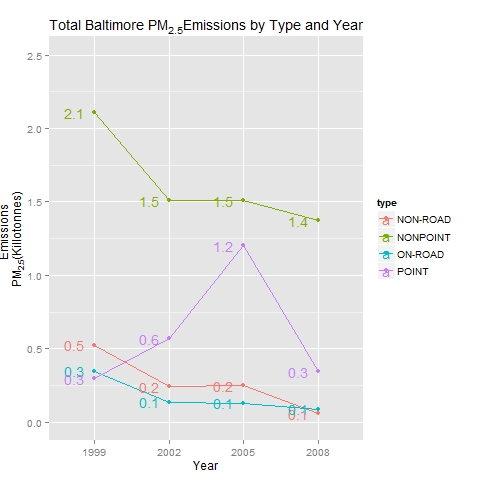

This chart was generated by the following R code:
#===============================================================================
## File Name : Plot3.R
## Question:
## Of the four types of sources indicated by the type (point, nonpoint, onroad, 
## nonroad) variable, which of these four sources have seen decreases in emissions 
## from 1999-2008 for Baltimore City? Which have seen increases in emissions from 
## 1999-2008? Use the ggplot2 plotting system to make a plot answer this question.
#===============================================================================
# get Data
dir.PATH <- "./A1.Coursera/A1a.DataScienceSpecialization/A1a4.Exploratory_Analysis/EDA_PA2"
setwd(dir.PATH)
source("Base_Code.R")
particleData <- pmData()

library(dplyr)
library(ggplot2)
BaltData <- particleData %>% filter(fips=='Balt') %>% group_by(
                        year,type) %>% summarise(Emissions=sum(Emissions/10^3))
BaltData$year <- factor(BaltData$year)
#==============================================================================#

# Plot Args
Width     <- 480
Height    <- 480
Units     <- "px"
Margins   <- c(8,8,7,6) #c(Down, Left, Up, Right)
Title     <- expression(paste("Total Baltimore PM"[2.5], "Emissions by Type and Year"))
X.Axis    <- "Year"
Y.Axis    <- expression(paste("PM"[2.5], "Emissions \n(Killotonnes)"))


#Set up graphical device
png(filename = 'Plot3.png' , width = Width, height = Height, units = Units)
par(mar = Margins)

# Plot
#==============================================================================#
ggplot(BaltData, aes(x=year, y = Emissions, group = type, color = type)) +
        geom_point() + geom_line() + ylim(0, 2.5) + 
        geom_text(aes(label=round(Emissions,1)),vjust=0.5, hjust=1.5) +
        labs(title = Title, x = X.Axis, y = Y.Axis)
        
# Close graphical device
dev.off()
